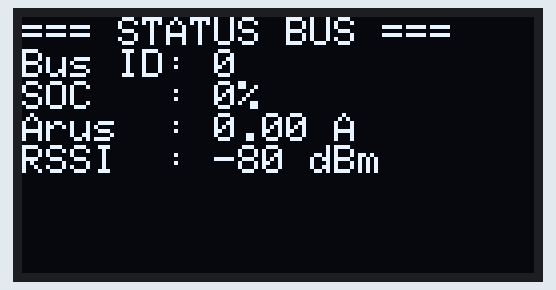
Recording of a sketch running on a simulated ESP32. On the bench: 128×64 one-colour display. No radio packets arrive unless stated; what the sketch prints to the serial monitor is not drawn.

Above: at 0.1 s.
At 2.2 s:
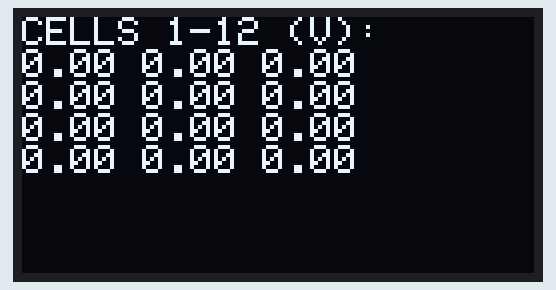
At 4.2 s:
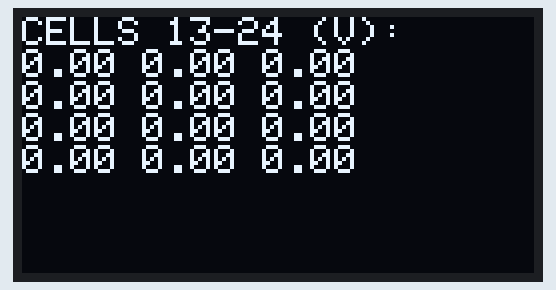

The sketch:

Node-receiver.ino
```cpp
/*
 * ═══════════════════════════════════════════════════════════
 * LoRa32 BMS Gateway - MERGED BINARY VERSION
 * ═══════════════════════════════════════════════════════════
 */

#include <SPI.h>
#include <LoRa.h>
#include <Wire.h>
#include <Adafruit_GFX.h>
#include <Adafruit_SSD1306.h>

// 1. DEFINISI STRUCT BINARY (WAJIB SAMA DENGAN NODE)
struct __attribute__((packed)) PayloadBMS {
    uint8_t nodeId;
    uint16_t cellVoltages[24];
    int32_t current;
    uint8_t soc;
    float lat;
    float lon;
    uint16_t bmsTemp;
};

PayloadBMS incomingData;

// Konfigurasi Pins LoRa32 v2.1
#define OLED_SDA    21
#define OLED_SCL    22
#define SCK         5
#define MISO        19
#define MOSI        27
#define SS          18
#define RST         23
#define DIO0        26

Adafruit_SSD1306 display(128, 64, &Wire, -1);
int displayPage = 0;

void setup() {
    Serial.begin(115200);

    // Setup OLED
    Wire.begin(OLED_SDA, OLED_SCL);
    display.begin(SSD1306_SWITCHCAPVCC, 0x3C);

    // Setup LoRa
    SPI.begin(SCK, MISO, MOSI, SS);
    LoRa.setPins(SS, RST, DIO0);
    LoRa.begin(915E6);
    LoRa.setSpreadingFactor(7);
    LoRa.setSignalBandwidth(250E3);
    LoRa.enableCrc();

    Serial.println("Gateway RX Merged & Ready");
}

void loop() {
    int packetSize = LoRa.parsePacket();
    if (packetSize == sizeof(incomingData)) {
        // Bongkar paket biner ke struct
        LoRa.readBytes((uint8_t*)&incomingData, packetSize);

        // Print ke Serial (Format untuk Debug/Excel)
        Serial.printf("BUS:%d|SOC:%d|Arus:%.2f\n",
                      incomingData.nodeId, incomingData.soc, (float)incomingData.current/1000.0);
    }

    // Update OLED dengan sistem Paging (Halaman)
    updateOLED();
    delay(2000); // Ganti halaman tiap 2 detik
}

void updateOLED() {
    display.clearDisplay();
    display.setCursor(0,0);
    display.setTextSize(1);
    display.setTextColor(WHITE);

    if (displayPage == 0) {
        display.println("=== STATUS BUS ===");
        display.printf("Bus ID: %d\n", incomingData.nodeId);
        display.printf("SOC   : %d%%\n", incomingData.soc);
        display.printf("Arus  : %.2f A\n", (float)incomingData.current/1000.0);
        display.printf("RSSI  : %d dBm\n", LoRa.packetRssi());
        displayPage = 1;
    }
    else if (displayPage == 1) {
        display.println("CELLS 1-12 (V):");
        for(int i=0; i<12; i++) {
            display.printf("%.2f ", (float)incomingData.cellVoltages[i]/1000.0);
            if((i+1)%3 == 0) display.println();
        }
        displayPage = 2;
    }
    else {
        display.println("CELLS 13-24 (V):");
        for(int i=12; i<24; i++) {
            display.printf("%.2f ", (float)incomingData.cellVoltages[i]/1000.0);
            if((i+1)%3 == 0) display.println();
        }
        displayPage = 0;
    }
    display.display();
}
```

Measured:
- by itself, everything shown: repeats every 6.1 s, in 3 steps
- what the display in image 0 shows lasts 2.0 s, from 0.1 s to 2.1 s
